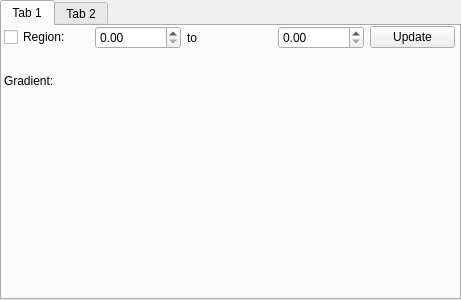
<?xml version="1.0" encoding="UTF-8"?>
<ui version="4.0">
 <class>AnalysisPane</class>
 <widget class="QTabWidget" name="AnalysisPane">
  <property name="geometry">
   <rect>
    <x>0</x>
    <y>0</y>
    <width>461</width>
    <height>300</height>
   </rect>
  </property>
  <property name="windowTitle">
   <string>TabWidget</string>
  </property>
  <property name="currentIndex">
   <number>0</number>
  </property>
  <widget class="QWidget" name="gradientTab">
   <attribute name="title">
    <string>Tab 1</string>
   </attribute>
   <widget class="QWidget" name="gridLayoutWidget">
    <property name="geometry">
     <rect>
      <x>2</x>
      <y>0</y>
      <width>451</width>
      <height>81</height>
     </rect>
    </property>
    <layout class="QGridLayout" name="gridLayout">
     <item row="0" column="3">
      <widget class="QDoubleSpinBox" name="x2Box"/>
     </item>
     <item row="0" column="4">
      <widget class="QPushButton" name="updateButton">
       <property name="text">
        <string>Update</string>
       </property>
      </widget>
     </item>
     <item row="0" column="1">
      <widget class="QDoubleSpinBox" name="x1Box"/>
     </item>
     <item row="2" column="1">
      <widget class="QLabel" name="gradientDisplay">
       <property name="text">
        <string/>
       </property>
      </widget>
     </item>
     <item row="2" column="0">
      <widget class="QLabel" name="gradientLabel">
       <property name="text">
        <string>Gradient:</string>
       </property>
      </widget>
     </item>
     <item row="0" column="0">
      <widget class="QCheckBox" name="checkRegion">
       <property name="text">
        <string>Region:</string>
       </property>
      </widget>
     </item>
     <item row="0" column="2">
      <widget class="QLabel" name="label">
       <property name="text">
        <string>to</string>
       </property>
      </widget>
     </item>
    </layout>
   </widget>
  </widget>
  <widget class="QWidget" name="tab">
   <attribute name="title">
    <string>Tab 2</string>
   </attribute>
  </widget>
 </widget>
 <resources/>
 <connections/>
</ui>
